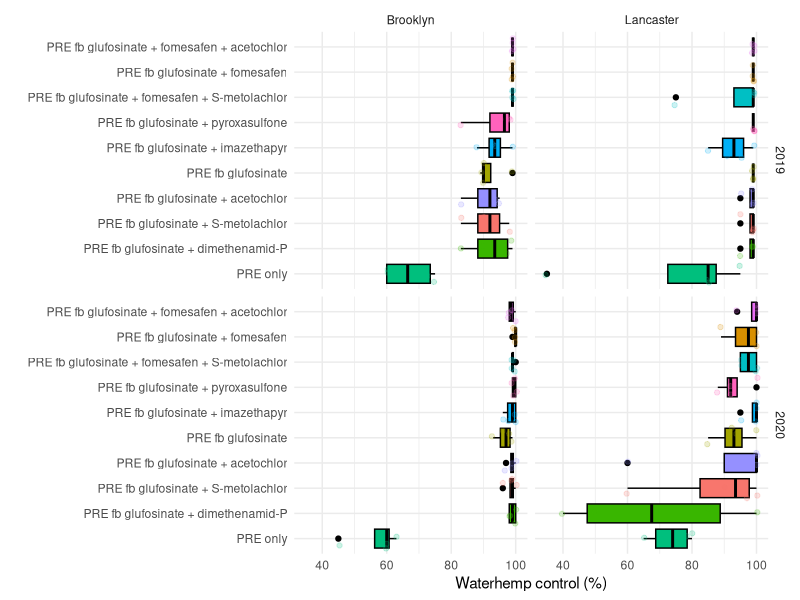
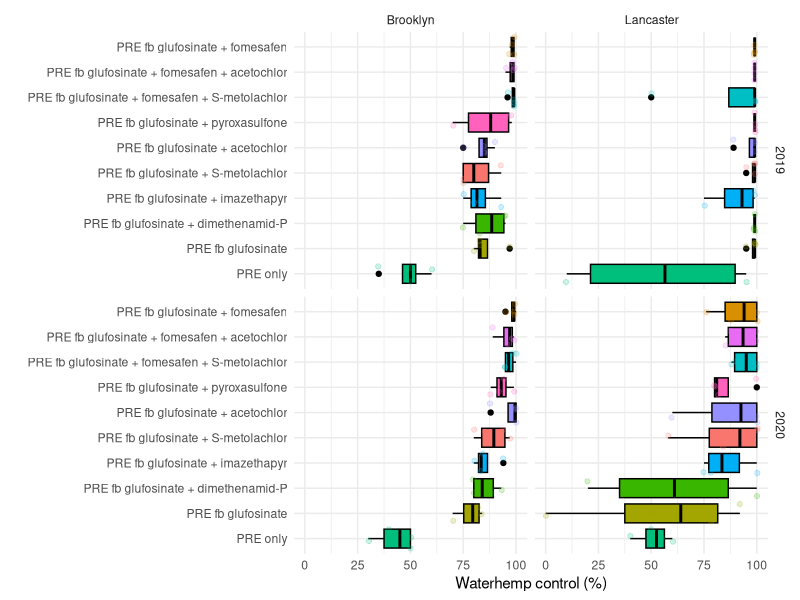
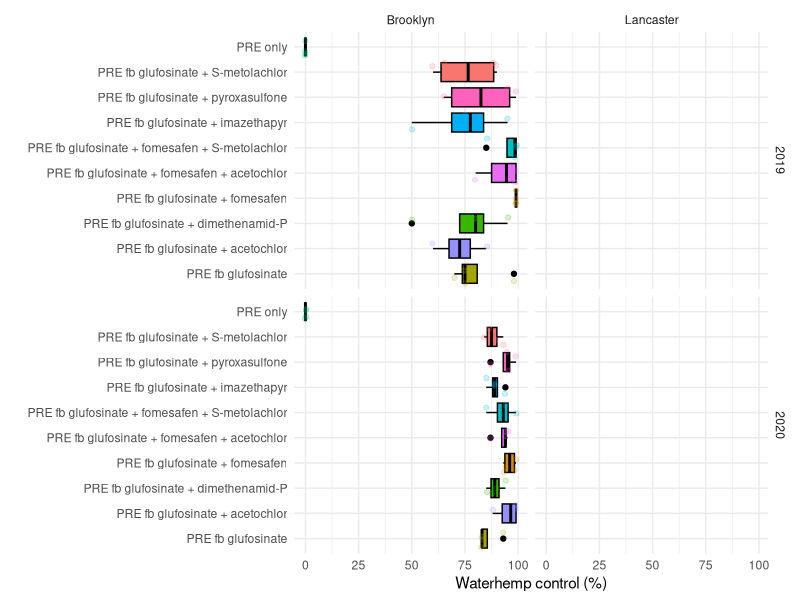
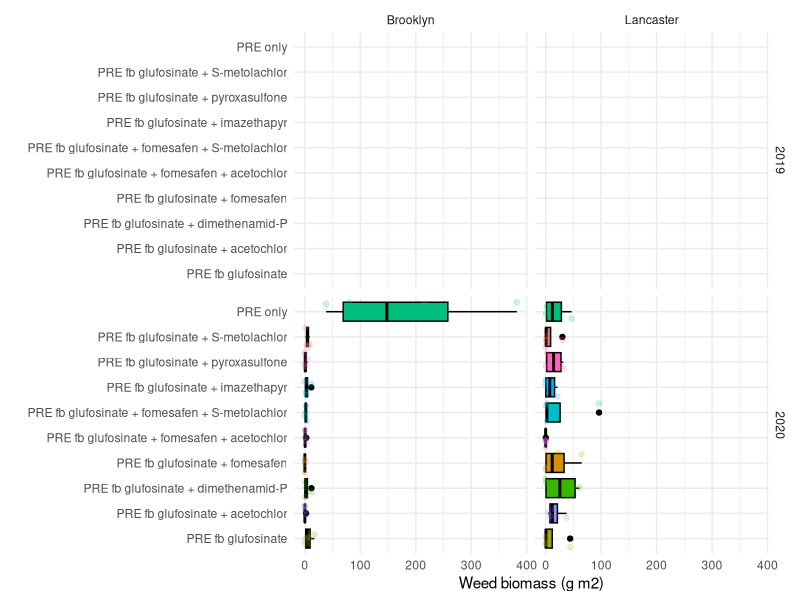
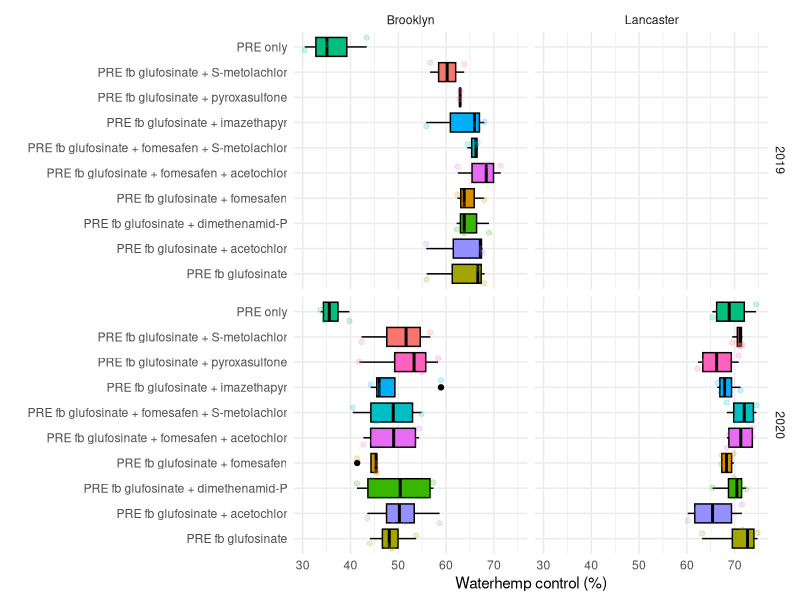
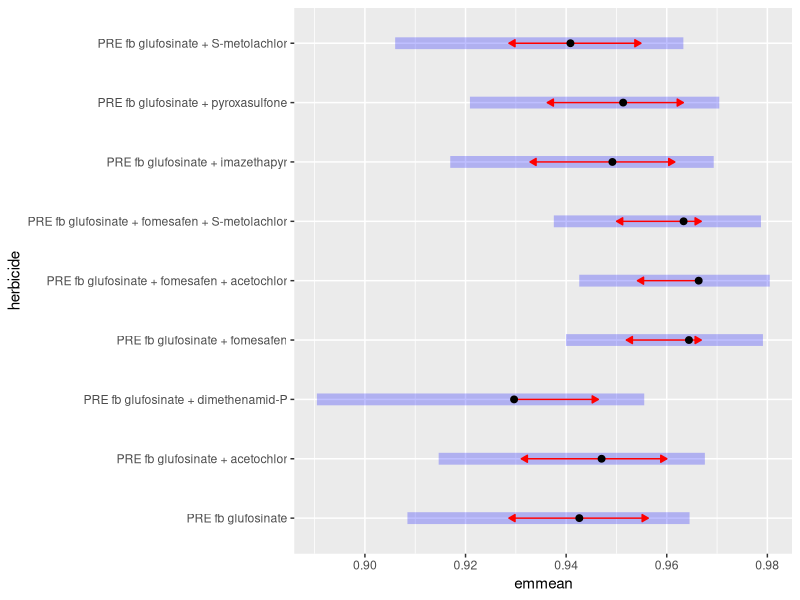

Generate these figures, in order, with R: (Note: this script raises an error after producing the figures.)
## ---- chunk 1
library(tidyverse)
library(emmeans)
library(glmmTMB)
library(kableExtra)
library(lme4)
library(lmerTest)
## ---- chunk 2
data <- read_csv("SB12.csv")
## ---- chunk 3
glimpse(data)
## ---- chunk 4
skimr::skim(data)
## ---- chunk 5
ggplot(data, aes(x=reorder(other,waterhempcontrol_14), y=waterhempcontrol_14,
       fill=trade, color=trade)) +
  geom_boxplot(color="black") +
  geom_jitter(alpha=0.2) +
  facet_grid(year ~ location) +
  coord_flip() +
  labs(x="", y="Waterhemp control (%)") +
  theme_minimal() +
  theme(legend.position = "none")
## ---- chunk 6
ggplot(data, aes(x=reorder(other,waterhempcontrol_28), y=waterhempcontrol_28,
       fill=trade, color=trade)) +
  geom_boxplot(color="black") +
  geom_jitter(alpha=0.2) +
  facet_grid(year ~ location) +
  coord_flip() +
  labs(x="", y="Waterhemp control (%)") +
  theme_minimal() +
  theme(legend.position = "none")
## ---- chunk 7
ggplot(data, aes(x=reorder(other,waterhempcontrol_harvest), y=waterhempcontrol_harvest,
       fill=trade, color=trade)) +
  geom_boxplot(color="black") +
  geom_jitter(alpha=0.2) +
  facet_grid(year ~ location) +
  coord_flip() +
  labs(x="", y="Waterhemp control (%)") +
  theme_minimal() +
  theme(legend.position = "none")
## ---- chunk 8
ggplot(data, aes(x=reorder(other,biomass_gm2), y=biomass_gm2,
       fill=trade, color=trade)) +
  geom_boxplot(color="black") +
  geom_jitter(alpha=0.2) +
  facet_grid(year ~ location) +
  coord_flip() +
  labs(x="", y="Weed biomass (g m2)") +
  theme_minimal() +
  theme(legend.position = "none")
## ---- chunk 9
ggplot(data, aes(x=reorder(other,yield_bu), y=yield_bu,
       fill=trade, color=trade)) +
  geom_boxplot(color="black") +
  geom_jitter(alpha=0.2) +
  facet_grid(year ~ location) +
  coord_flip() +
  labs(x="", y="Waterhemp control (%)") +
  theme_minimal() +
  theme(legend.position = "none")
## ---- chunk 10
new_dt <- 
  data %>% 
  rename (herbicide = other) %>% 
  mutate(
    wt_14 = waterhempcontrol_14/100,
    wt_28 = waterhempcontrol_28/100,
    yield_kg = yield_bu * 67.5) %>% 
  mutate(
    wt_14 = 
      case_when(
        waterhempcontrol_14 == 100   ~  0.99,
        TRUE            ~ wt_14),
    wt_28 = case_when(
        waterhempcontrol_28 == 100   ~  0.99,
        waterhempcontrol_28 == 0   ~  0.01,
        TRUE            ~ wt_28)) %>% 
  filter(
    herbicide != "PRE only"
  )
## ---- chunk 11
model_14 <- glmmTMB(wt_14 ~ herbicide * location * year + (1|rep), beta_family(link = "logit"), data=new_dt)
## ---- chunk 12
glmmTMB:::Anova.glmmTMB(model_14)
## ---- chunk 13
model_14_2 <- glmmTMB(wt_14 ~ herbicide + (1|rep) + (1|location/year), beta_family(link = "logit"), data=new_dt)
## ---- chunk 14
glmmTMB:::Anova.glmmTMB(model_14_2)
## ---- chunk 15
lsmeans_14<- emmeans(model_14_2, ~ herbicide, cont="pairwise", adjust="none", type="response", alpha=0.05)
## ---- chunk 16
plot(lsmeans_14, ~ herbicide, comparisons=TRUE, type="response", alpha=0.05, adjust="none")
## ---- chunk 17
CLD(lsmeans_14$emmeans, alpha=0.05, Letters=letters, adjust="none", reversed = TRUE) %>%
  kbl() %>%
  kable_classic_2(full_width = F)
## ---- chunk 18
model_28 <- glmmTMB(wt_28 ~ herbicide * location * year + (1|rep), beta_family(link = "logit"), data=new_dt)
## ---- chunk 19
glmmTMB:::Anova.glmmTMB(model_28)
## ---- chunk 20
model_28_2 <- glmmTMB(wt_28 ~ herbicide + (1|rep) + (1|location/year), beta_family(link = "logit"), data=new_dt)
## ---- chunk 21
glmmTMB:::Anova.glmmTMB(model_28_2)
## ---- chunk 22
lsmeans_28 <- emmeans(model_28_2, ~ herbicide, cont="pairwise", adjust="none", type="response", alpha=0.05)
## ---- chunk 23
plot(lsmeans_28, ~ herbicide, comparisons=TRUE, type="response", alpha=0.05, adjust="none")
## ---- chunk 24
CLD(lsmeans_28$emmeans, alpha=0.05, Letters=letters, adjust="none", reversed = TRUE) %>%
  kbl() %>%
  kable_classic_2(full_width = F)
## ---- chunk 25
if(requireNamespace("multcomp")) {
    multcomp::cld(lsmeans_28$emmeans, alpha=0.05, Letters=letters, adjust="none", reversed = TRUE)
}
## ---- chunk 26
library(ggridges)
new_dt %>% 
  ggplot(
    aes(y=herbicide, x=yield_kg, fill=herbicide)) +
      geom_density_ridges(scale=2, show.legend = FALSE)
## ---- chunk 27
yield_dt <- new_dt %>% 
  mutate(
    siteyr = case_when(
      location == "Lancaster" & year == 2020 ~ "Lan20",
      location == "Lancaster" & year == 2019 ~ "Lan19",
      location == "Brooklyn" & year == 2020 ~ "Bro20",
      location == "Brooklyn" & year == 2019 ~ "Bro19",
      TRUE                     ~  "siteyr"
    )
  )
## ---- chunk 28
fit <- lmer(yield_kg ~ herbicide * siteyr + (1|rep), data=yield_dt)
## ---- chunk 29
anova(fit)
## ---- chunk 30
lsmeans_fit <- emmeans(fit, ~ siteyr, cont="pairwise", adjust="none", alpha=0.05)
## ---- chunk 31
plot(lsmeans_fit, ~ siteyr, comparisons=TRUE, type="response", alpha=0.05, adjust="none")
## ---- chunk 32
CLD(lsmeans_fit$emmeans, alpha=0.05, Letters=letters, adjust="none", reversed = TRUE) %>%
  kbl() %>%
  kable_classic_2(full_width = F)
## ---- chunk 33
knitr::include_graphics("https://media.giphy.com/media/l0Iyl55kTeh71nTXy/giphy.gif")
